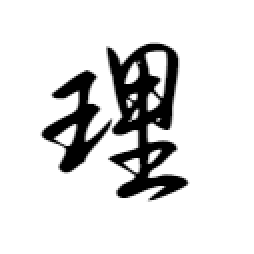
%> input picture lix.png, 127 x 127 px (shown 2 times larger)
$ octave gujia.m   (GNU Octave 9; MATLAB toolbox functions it lacks are replaced by stand-ins)
%> lines starting %> are read from the running program, lines starting %| are printed output that depends on the picture; in (x1, y1, x2, y2) boxes, pixels count from 0 and x2, y2 are one past the last pixel; in counts of white or black regions, pixels touching at a corner belong together; the program's own positions count from 1
clear all
I=imread('E:\楷体\模板字\lix.png');
%> I is the input picture: size 127x127x3 uint8; min 0, max 255, mean 221
subplot(2,2,1);
imshow(I);
title('原图像');
level=graythresh(I);
%> level = 0.527
I=im2bw(I,level);subplot(2,2,2);...
%> after `I=im2bw(I,level)`:
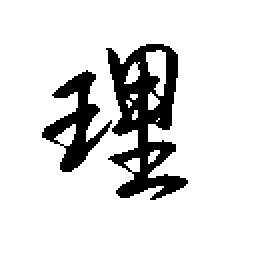
%> I: size 127x127 logical (shown 2 times larger); 86.5% white; 2 black regions, box (x1, y1, x2, y2) and area: (53, 22, 94, 100) 1518, (21, 35, 56, 86) 659
imshow(I);
re=ones(127,127);
I=re-I;
subplot(2,2,2);
imshow(I);
title('二值化的图像');
bwl=bwmorph(I,'skel',Inf);
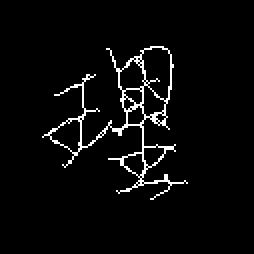
%> bwl: size 127x127 logical (shown 2 times larger); 3.7% white in thin lines or dots, all inside (x1, y1, x2, y2) = (21, 23, 94, 100)
subplot(2,2,3);
imshow(bwl);
title('骨架提取');
bw2=bwmorph(bwl,'spur',4);
%> bw2: size 127x127 logical; 3.6% white in thin lines or dots, all inside (x1, y1, x2, y2) = (22, 23, 92, 100)
subplot(2,2,4)
imshow(bw2)
title('消除毛刺后的图像');

$ run again, with banx.png copied over lix.png
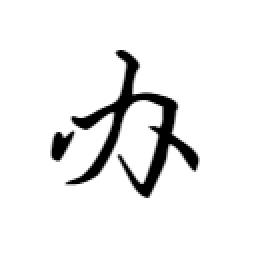
%> input picture banx.png, 127 x 127 px (shown 2 times larger)
%> I is the input picture: size 127x127x3 uint8; min 0, max 255, mean 236.4
%> level = 0.535
%> `I=im2bw(I,level)`:
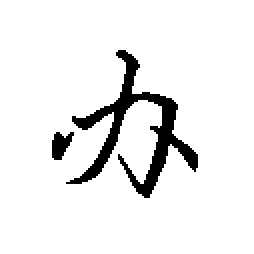
%> I: size 127x127 logical (shown 2 times larger); 92.6% white; 2 black regions, box (x1, y1, x2, y2) and area: (33, 25, 99, 99) 1095, (26, 66, 37, 80) 99
%> `bwl=bwmorph(I,'skel',Inf);`:
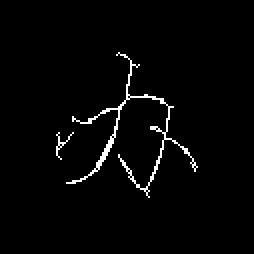
%> bwl: size 127x127 logical (shown 2 times larger); 2.2% white in thin lines or dots, all inside (x1, y1, x2, y2) = (28, 26, 99, 99)
%> bw2: size 127x127 logical; 2.1% white in thin lines or dots, all inside (x1, y1, x2, y2) = (28, 27, 99, 98)

$ run again, with tongx.png copied over lix.png
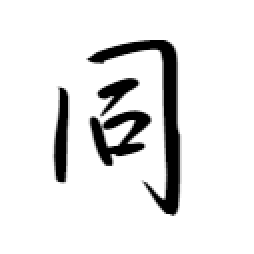
%> input picture tongx.png, 127 x 127 px (shown 2 times larger)
%> I is the input picture: size 127x127x3 uint8; min 0, max 255, mean 229.4
%> level = 0.529
%> `I=im2bw(I,level)`:
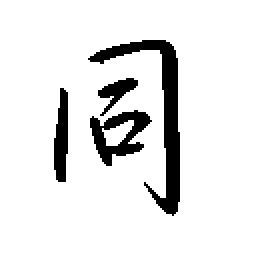
%> I: size 127x127 logical (shown 2 times larger); 89.8% white; 4 black regions, box (x1, y1, x2, y2) and area: (44, 20, 90, 108) 849, (45, 55, 76, 83) 388, (27, 44, 34, 91) 252, (49, 39, 69, 58) 151
%> `bwl=bwmorph(I,'skel',Inf);`:
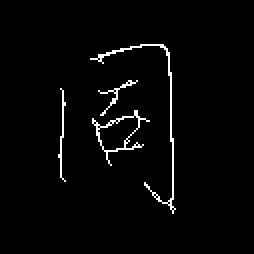
%> bwl: size 127x127 logical (shown 2 times larger); 2.3% white in thin lines or dots, all inside (x1, y1, x2, y2) = (29, 22, 88, 107)

$ run again, with yix.png copied over lix.png
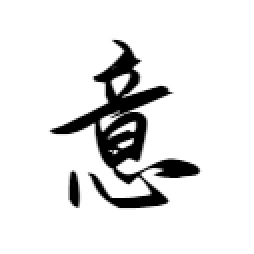
%> input picture yix.png, 127 x 127 px (shown 2 times larger)
%> I is the input picture: size 127x127x3 uint8; min 0, max 255, mean 229.3
%> level = 0.527
%> `I=im2bw(I,level)`:
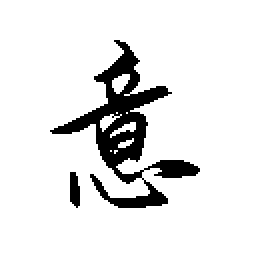
%> I: size 127x127 logical (shown 2 times larger); 89.8% white; 2 black regions, box (x1, y1, x2, y2) and area: (25, 20, 100, 104) 1565, (35, 86, 40, 104) 74
%> `bwl=bwmorph(I,'skel',Inf);`:
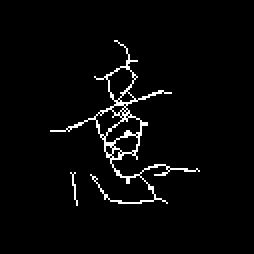
%> bwl: size 127x127 logical (shown 2 times larger); 3.1% white in thin lines or dots, all inside (x1, y1, x2, y2) = (25, 20, 100, 103)
%> bw2: size 127x127 logical; 3% white in thin lines or dots, all inside (x1, y1, x2, y2) = (25, 20, 98, 103)
